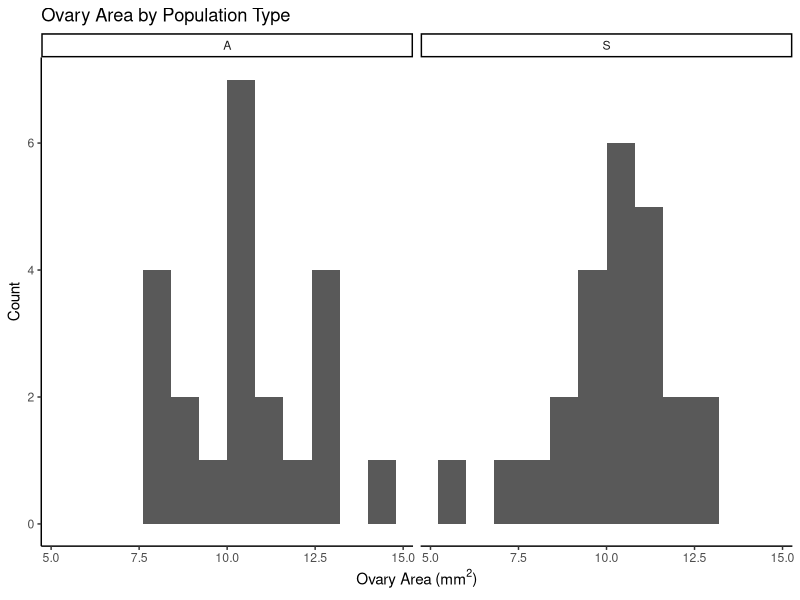

This chart was generated by the following R code:
## ---- chunk 1
knitr::opts_chunk$set(echo = TRUE)
## ---- chunk 2
assn2_data <- read.csv("./data/A1_Data_Excel.csv", header=TRUE)

cc1_data <- subset(
  assn2_data,
  select = c(population_type, ovary_width, ovary_height, flower_number)
)

cc1_data$ovary_area <- cc1_data$ovary_width * cc1_data$ovary_height

## ---- chunk 3
area_means <- aggregate(
  ovary_area ~ population_type,
  data = cc1_data,
  mean
)

names(area_means) <- c("population_type", "ovary_area_mean")

## ---- chunk 4
library(knitr)
kable(area_means, caption = "Population Ovary Area Means")
## ---- chunk 5
library(ggplot2)

ggplot(aes(x = ovary_area), data = cc1_data) +
  geom_histogram(binwidth = 0.8) +
  facet_wrap(~ population_type) +
  theme_classic() +
  labs(
    title = "Ovary Area by Population Type",
    x = expression("Ovary Area (mm"^2*")"),
    y = "Count"
  )
